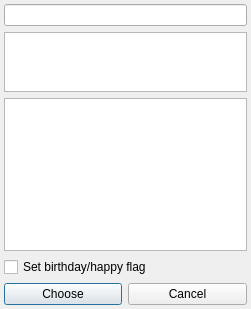
<?xml version="1.0" encoding="UTF-8"?>
<ui version="4.0">
 <class>customStatusDialogClass</class>
 <widget class="QDialog" name="customStatusDialogClass">
  <property name="geometry">
   <rect>
    <x>0</x>
    <y>0</y>
    <width>251</width>
    <height>309</height>
   </rect>
  </property>
  <property name="windowTitle">
   <string>Custom status</string>
  </property>
  <property name="windowIcon">
   <iconset>
    <normaloff>:/icons/crystal_project/statuses.png</normaloff>:/icons/crystal_project/statuses.png</iconset>
  </property>
  <layout class="QGridLayout">
   <property name="margin">
    <number>4</number>
   </property>
   <item row="0" column="0" colspan="2">
    <widget class="QLineEdit" name="captionEdit">
     <property name="maxLength">
      <number>30</number>
     </property>
    </widget>
   </item>
   <item row="1" column="0" colspan="2">
    <widget class="QTextEdit" name="awayEdit">
     <property name="maximumSize">
      <size>
       <width>16777215</width>
       <height>60</height>
      </size>
     </property>
     <property name="verticalScrollBarPolicy">
      <enum>Qt::ScrollBarAlwaysOff</enum>
     </property>
     <property name="horizontalScrollBarPolicy">
      <enum>Qt::ScrollBarAlwaysOff</enum>
     </property>
    </widget>
   </item>
   <item row="2" column="0" colspan="2">
    <widget class="QListWidget" name="iconList">
     <property name="showDropIndicator" stdset="0">
      <bool>false</bool>
     </property>
     <property name="dragDropMode">
      <enum>QAbstractItemView::NoDragDrop</enum>
     </property>
     <property name="movement">
      <enum>QListView::Static</enum>
     </property>
     <property name="spacing">
      <number>5</number>
     </property>
     <property name="viewMode">
      <enum>QListView::IconMode</enum>
     </property>
    </widget>
   </item>
   <item row="4" column="0">
    <widget class="QPushButton" name="chooseButton">
     <property name="text">
      <string>Choose</string>
     </property>
     <property name="icon">
      <iconset>
       <normaloff>:/icons/crystal_project/apply.png</normaloff>:/icons/crystal_project/apply.png</iconset>
     </property>
    </widget>
   </item>
   <item row="4" column="1">
    <widget class="QPushButton" name="cancelButton">
     <property name="text">
      <string>Cancel</string>
     </property>
     <property name="icon">
      <iconset>
       <normaloff>:/icons/crystal_project/cancel.png</normaloff>:/icons/crystal_project/cancel.png</iconset>
     </property>
    </widget>
   </item>
   <item row="3" column="0" colspan="2">
    <widget class="QCheckBox" name="birthBox">
     <property name="text">
      <string>Set birthday/happy flag</string>
     </property>
    </widget>
   </item>
  </layout>
 </widget>
 <layoutdefault spacing="6" margin="11"/>
 <resources>
  <include location="../../../qutim.qrc"/>
 </resources>
 <connections>
  <connection>
   <sender>cancelButton</sender>
   <signal>clicked()</signal>
   <receiver>customStatusDialogClass</receiver>
   <slot>reject()</slot>
   <hints>
    <hint type="sourcelabel">
     <x>170</x>
     <y>260</y>
    </hint>
    <hint type="destinationlabel">
     <x>194</x>
     <y>260</y>
    </hint>
   </hints>
  </connection>
 </connections>
</ui>
